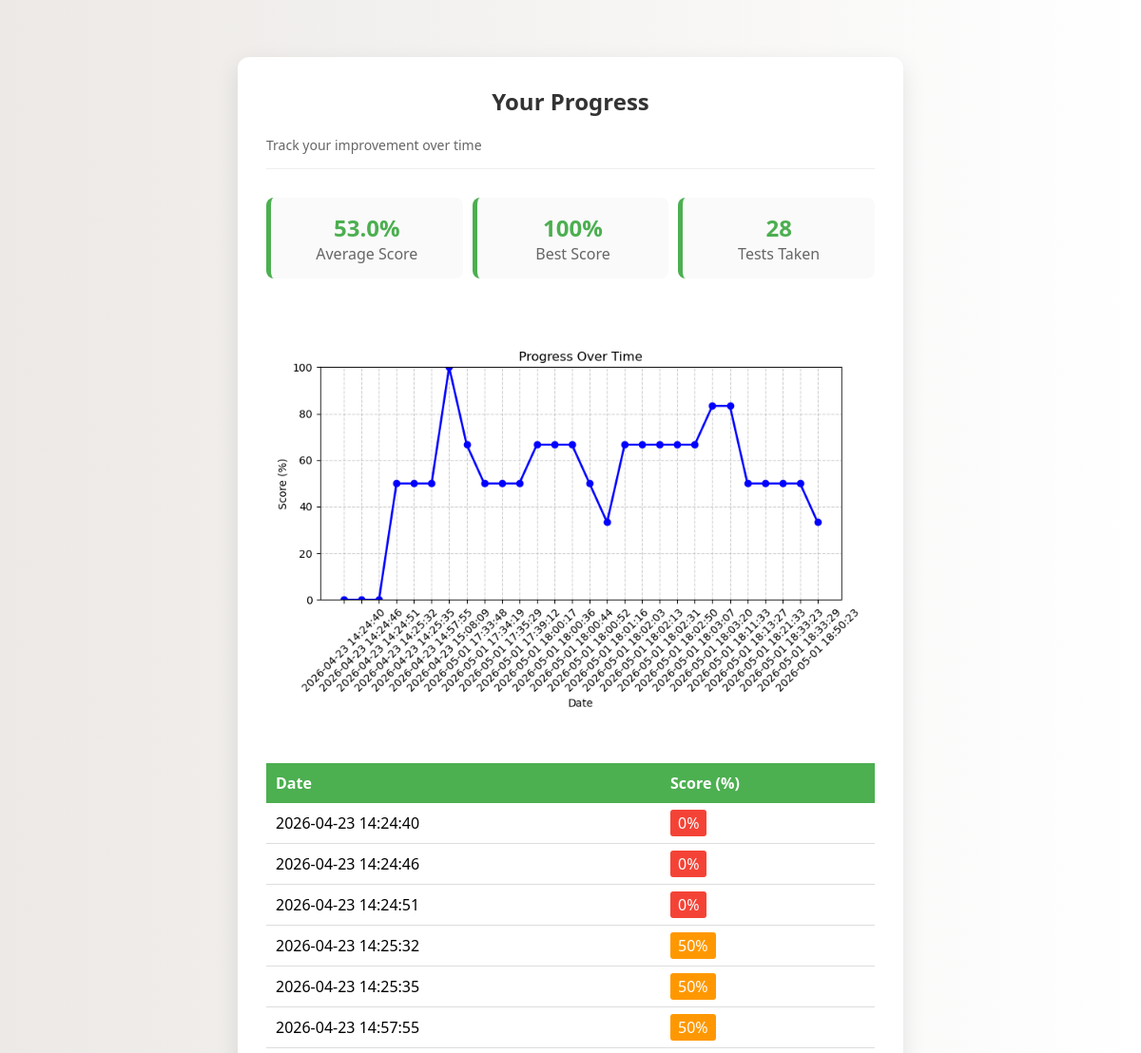
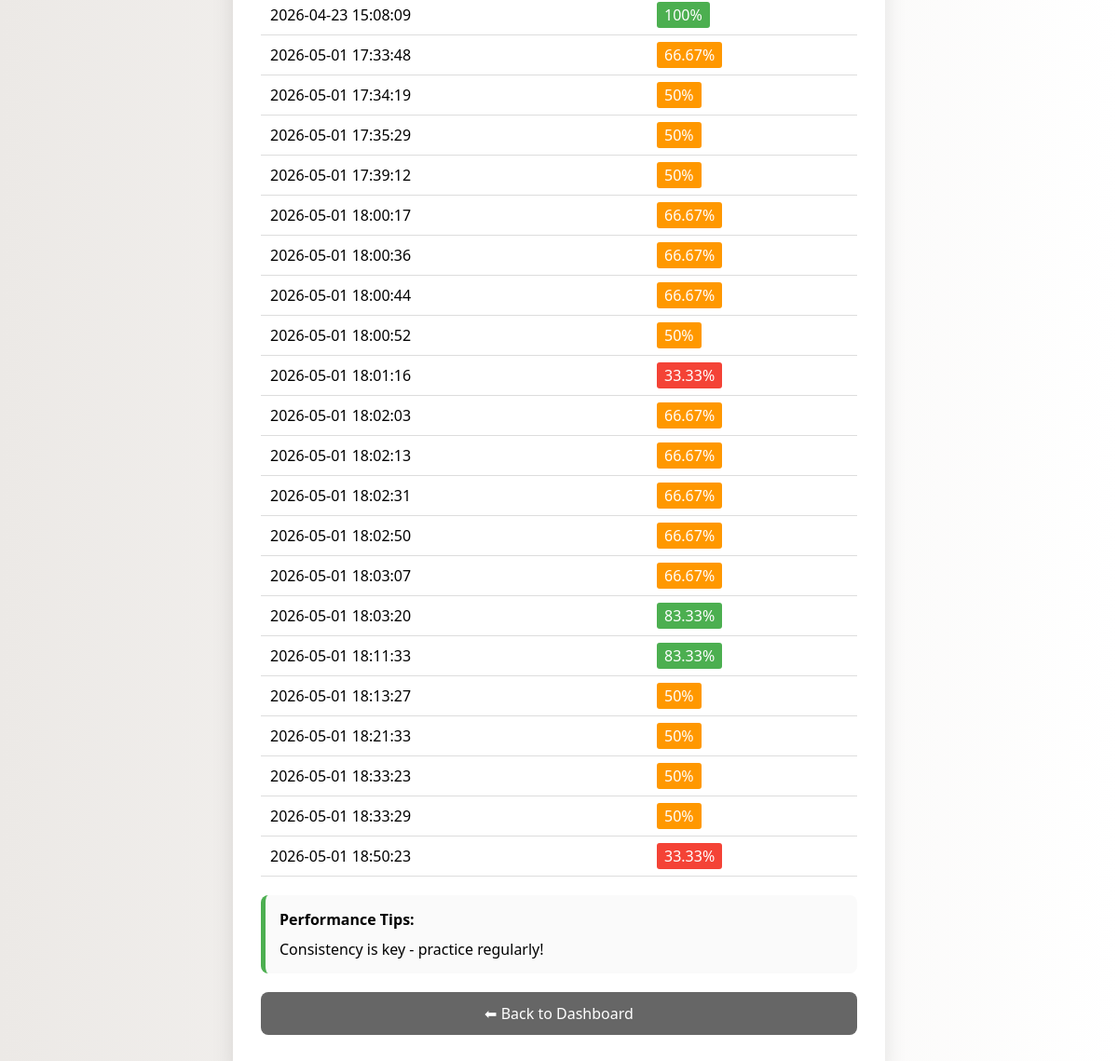
Screenshot of /progress (signed in) with the database file from the repository (2 pictures, top to bottom).
### tables this page shows
CREATE TABLE results (
    id INTEGER PRIMARY KEY AUTOINCREMENT,
    user_id INTEGER,
    score INTEGER,
    date TIMESTAMP DEFAULT CURRENT_TIMESTAMP,
    FOREIGN KEY(user_id) REFERENCES users(id)
);

### app.py (the view)
@app.route("/progress")
def progress():
    if "user_id" not in session:
        return redirect("/login")
    conn = get_db_connection()
    results = conn.execute(
        "SELECT * FROM results WHERE user_id = ? ORDER BY date",
        (session["user_id"],)
    ).fetchall()
    conn.close()
    scores = [r["score"] for r in results]
    dates = [r["date"] for r in results]
    static_dir = os.path.join(app.root_path, "static")
    if not os.path.exists(static_dir):
        os.makedirs(static_dir)
    chart_path = os.path.join(static_dir, "progress_line.png")
    if scores:
        plt.figure(figsize=(8,5))
        plt.plot(dates, scores, marker='o', color='blue', linewidth=2)
        plt.title("Progress Over Time")
        plt.xlabel("Date")
        plt.ylabel("Score (%)")
        plt.ylim(0, 100)
        plt.grid(True, linestyle="--", alpha=0.6)
        plt.xticks(rotation=45)
        plt.tight_layout()
        plt.savefig(chart_path)
        plt.close()
    else:
        plt.figure(figsize=(8,5))
        plt.text(0.5, 0.5, "No progress data available", ha="center", va="center", fontsize=16)
        plt.axis("off")
        plt.savefig(chart_path)
        plt.close()
    return render_template(
        "progress.html",
        results=results,
        scores=scores,
        dates=dates,
        chart_filename="progress_line.png"
    )

### database.py (called while the page is built)
def get_db_connection():
    conn = sqlite3.connect('users.db')
    conn.row_factory = sqlite3.Row
    return conn

### templates/progress.html (shortened to what this page needs)
<!DOCTYPE html>
<html>
<head>
    <link rel="stylesheet" href="{{ url_for('static', filename='style.css') }}">
</head>
<body>
    <div class="container">
        <h2>Your Progress </h2>
        <div class="subtitle">Track your improvement over time</div>
        {% if results %}
            {% set scores_list = results|map(attribute='score')|list %}
            {% set avg_score = (scores_list|sum / scores_list|length)|round(1) %}
            {% set best_score = scores_list|max %}
            {% set total_tests = results|length %}
            <div style="display: flex; justify-content: space-between; gap: 10px; margin-bottom: 30px;">
                <div class="card" style="flex:1; text-align:center;">
                    <div class="score" style="font-size: 24px;">{{ avg_score }}%</div>
                    <div style="color: #666;">Average Score</div>
                </div>
                <div class="card" style="flex:1; text-align:center;">
                    <div class="score" style="font-size: 24px;">{{ best_score }}%</div>
                    <div style="color: #666;">Best Score</div>
                </div>
                <div class="card" style="flex:1; text-align:center;">
                    <div class="score" style="font-size: 24px;">{{ total_tests }}</div>
                    <div style="color: #666;">Tests Taken</div>
                </div>
            </div>
            <img src="{{ url_for('static', filename=chart_filename) }}" alt="Progress Chart" style="width:100%; margin: 20px 0;">
            <table style="width:100%; border-collapse: collapse; margin: 20px 0;">
                <thead>
                    <tr style="background: #4CAF50; color: white;">
                        <th style="padding: 10px; text-align: left;">Date</th>
                        <th style="padding: 10px; text-align: left;">Score (%)</th>
                    </tr>
                </thead>
                <tbody>
                    {% for r in results %}
                    <tr style="border-bottom: 1px solid #ddd;">
                        <td style="padding: 10px;">{{ r['date'] }}</td>
                        <td style="padding: 10px;">
                            <span style="background: {% if r['score'] >= 70 %}#4CAF50{% elif r['score'] >= 40 %}#FF9800{% else %}#f44336{% endif %};
                                         color: white; padding: 3px 8px; border-radius: 3px;">
                                {{ r['score'] }}%
                            </span>
                        </td>
                    </tr>
                    {% endfor %}
                </tbody>
            </table>
            <div class="card">
                <h4 style="margin-bottom: 10px;">Performance Tips:</h4>
                {% if best_score < 70 %}
                    <p> Review fundamental concepts and try again</p>
                {% elif avg_score < 70 %}
                    <p> Consistency is key - practice regularly!</p>
                {% else %}
                    <p> Excellent work! Keep maintaining this performance!</p>
                {% endif %}
            </div>
        {% endif %}
        <a href="/dashboard" class="btn" style="background: #666; margin-top: 20px;">⬅ Back to Dashboard</a>
    </div>
</body>
</html>

### static/style.css (style rules this page uses)
* { margin: 0; padding: 0; box-sizing: border-box; }
body { font-family: 'Segoe UI', sans-serif; background: linear-gradient(to right, #ece9e6, #ffffff); margin: 0; padding: 0; }
.container { width: 90%; max-width: 700px; margin: 60px auto; background: #fff; padding: 30px; border-radius: 12px; box-shadow: 0 8px 25px rgba(0,0,0,0.1); }
h2 { text-align: center; color: #333; margin-bottom: 20px; }
.subtitle { color: #666; margin-bottom: 30px; font-size: 14px; padding-bottom: 15px; border-bottom: 1px solid #eee; }
a.btn { display: block; text-align: center; padding: 12px; background: #4CAF50;; color: white; text-decoration: none; border-radius: 8px; margin: 10px 0; transition: 0.3s; }
.card { background: #fafafa; padding: 15px; border-radius: 8px; margin-bottom: 15px; border-left: 5px solid #4CAF50; }
.score { font-weight: bold; color: #4CAF50; }

### rows the page displays
results: date "2026-04-23 14:24:40", score "0"
results: date "2026-04-23 14:24:46", score "0"
results: date "2026-04-23 14:24:51", score "0"
results: date "2026-04-23 14:25:32", score "50"
results: date "2026-04-23 14:25:35", score "50"
results: date "2026-04-23 14:57:55", score "50"
results: date "2026-04-23 15:08:09", score "100"
results: date "2026-05-01 17:33:48", score "66.67"
results: date "2026-05-01 17:34:19", score "50"
results: date "2026-05-01 17:35:29", score "50"
results: date "2026-05-01 17:39:12", score "50"
results: date "2026-05-01 18:00:17", score "66.67"
results: date "2026-05-01 18:00:36", score "66.67"
results: date "2026-05-01 18:00:44", score "66.67"
results: date "2026-05-01 18:00:52", score "50"
results: date "2026-05-01 18:01:16", score "33.33"
results: date "2026-05-01 18:02:03", score "66.67"
results: date "2026-05-01 18:02:13", score "66.67"
results: date "2026-05-01 18:02:31", score "66.67"
results: date "2026-05-01 18:02:50", score "66.67"
results: date "2026-05-01 18:03:07", score "66.67"
results: date "2026-05-01 18:03:20", score "83.33"
results: date "2026-05-01 18:11:33", score "83.33"
results: date "2026-05-01 18:13:27", score "50"
results: date "2026-05-01 18:21:33", score "50"
results: date "2026-05-01 18:33:23", score "50"
results: date "2026-05-01 18:33:29", score "50"
results: date "2026-05-01 18:50:23", score "33.33"

### other values shown
{{ avg_score }} "53.0"
{{ best_score }} "100"
{{ total_tests }} "28"
